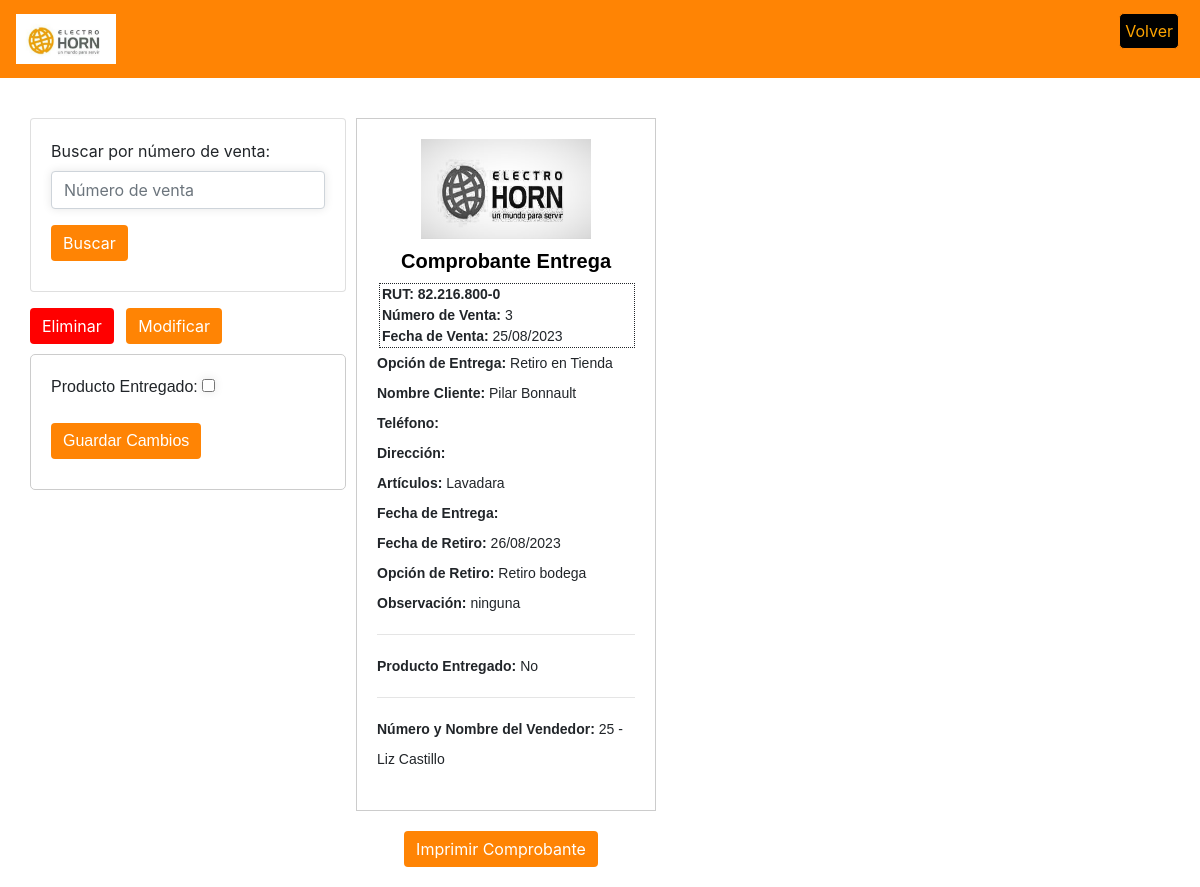
Page /vista/ on the earlier database version.
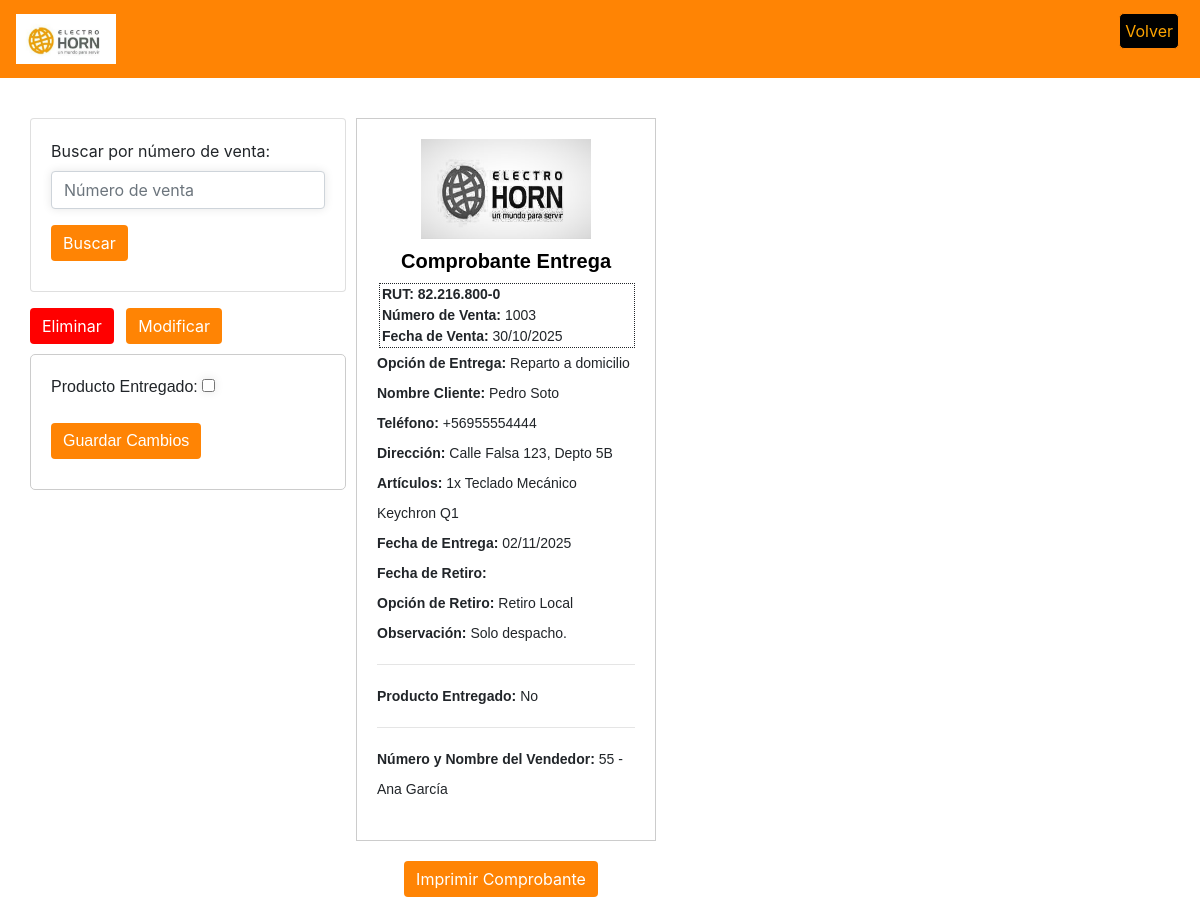
Same page on the later database version.
### app/models.py (models this page shows, shortened)
class Reparto(models.Model):  # Define un modelo llamado Reparto que hereda de models.Model
    opcion_entrega = models.IntegerField( choices=opciones_entrega, default="0")  # Campo CharField que representa la opción de entrega
    num_venta = models.IntegerField()  # Campo IntegerField que representa el número de venta
    fecha_venta = models.DateField()  # Campo DateField que representa la fecha de venta
    nombre_cliente = models.CharField(max_length=60)  # Campo CharField que representa el nombre del cliente
    direccion = models.CharField(max_length=200, blank=True, null=True)
    telefono = models.CharField(max_length=20, blank=True, null=True)
    articulos = models.TextField(max_length=300)  # Campo TextField que representa los artículos
    fecha_entrega = models.DateField(blank=True, null=True)  # Modificamos el campo fecha_entrega
    fecha_retiro = models.DateField(blank=True, null=True)  # Campo DateField que representa la fecha de retiro
    opcion_retiro = models.IntegerField( choices=opcion_retiro, default="2")  # Campo CharField que representa la opción de retiro
    observacion = models.TextField(max_length=200)  # Campo TextField que representa la observación
    num_vendedor = models.IntegerField(blank=True, null=True)
    nombre_vendedor = models.CharField(max_length=60, blank=True, null=True)
    entregado = models.BooleanField(default=False)

### app/views.py (the view, shortened to what this page needs)
# urls.py: path('vista/', views.vista, name="vista"),
def vista(request):
    numero_venta = request.GET.get('numero_venta')
    if numero_venta:
        repartos = Reparto.objects.filter(num_venta=numero_venta)
    else:
        repartos = Reparto.objects.order_by('-fecha_venta')[:1]  # Obtener la última compra
    data = {
        'repartos': repartos
    }
    return render(request, 'app/vista.html', data)

### app/templates/app/vista.html (shortened to what this page needs)
{% extends 'app/base.html' %}
{% load static %}
{% block contenido %}
<link rel="stylesheet" href="https://stackpath.bootstrapcdn.com/bootstrap/4.5.2/css/bootstrap.min.css">
<div class="container">
  <div class="row">
    <div class="align-items-center">
      <div class="filtro {% if imprimir %}oculto{% endif %}" id="filtro">
        <div class="card">
          <div class="card-body">
            <form method="GET" >
              <div class="form-group" id="buscar">
                <label for="numero_venta">Buscar por número de venta:</label>
                <input type="text" class="form-control" id="numero_venta" name="numero_venta" placeholder="Número de venta">
              </div>
              <button type="submit" class="btn" id="btn-buscar">Buscar</button>
            </form>
          </div>
        </div>
        <div class="mt-3">
          <button class="btn" id="btn-eliminar" onclick="eliminar()">Eliminar</button>
          <button class="btn ml-2" id="btn-modificar" onclick="modificar()">Modificar</button>
        </div>
      </div>
      <form method="post">
        <div class="container" id="cont-entregado">
          <div class="form-group entregado">
              <label for="entregado" id="label-entregado">Producto Entregado:</label>
              <input type="checkbox" class="entregado" id="inp-entregado" name="entregado" {% if reparto.entregado %}checked{% endif %}>
          </div>
          <button type="submit" class="btn guardar" id="btn-guardar">Guardar Cambios</button>
        </div>
      </form>
    </div>
    <div class="align-items-center">
      <div class="comprobante" id="div-comprobante">
        <img class="logoComp" id="img-logocomp" src="{% static 'app/img/logo.jpg'%}" alt="Logo">
        <h2 class="titulo" id="h2-titulo">Comprobante Entrega</h2>
        <div class="encabezado" id="div-encabezado">
          <strong class="rut" id="rut">RUT: 82.216.800-0</strong><br>
          {% for reparto in repartos %}
          <strong class="numero" id="numero">Número de Venta:</strong> {{ reparto.num_venta }}<br>
          <strong class="fecha" id="fecha">Fecha de Venta:</strong> {{ reparto.fecha_venta|date:"d/m/Y"}}<br>
        </div>
        <ul class="lista" id="ul-lista">
          <li>
            <strong>Opción de Entrega:</strong> {{ reparto.get_opcion_entrega_display }}<br>
            <strong>Nombre Cliente:</strong> {{ reparto.nombre_cliente }}<br>
            <strong>Teléfono:</strong> {{ reparto.telefono }}<br>
            <strong>Dirección:</strong> {{ reparto.direccion }}<br>
            <strong>Artículos:</strong> {{ reparto.articulos }}<br>
            <strong>Fecha de Entrega:</strong> {{ reparto.fecha_entrega|date:"d/m/Y"}}<br>
            <strong>Fecha de Retiro:</strong> {{ reparto.fecha_retiro|date:"d/m/Y"}}<br>
            <strong>Opción de Retiro:</strong> {{ reparto.get_opcion_retiro_display }}<br>
            <strong>Observación:</strong> {{ reparto.observacion }}<br>
            <hr class="linea" id="hr-linea">
            <strong class="texto" id="strong-texto">Producto Entregado:</strong> <span class="mostrar-en-imprimir">{% if reparto.entregado %}Sí{% else %}No{% endif %}</span><br>
            <hr >
            <strong>Número y Nombre del Vendedor:</strong> {{ reparto.num_vendedor }} - {{ reparto.nombre_vendedor }}<br>
          </li>
          {% empty %}
          <li>No se encontraron repartos</li>
          {% endfor %}
        </ul>
      </div>
      {% if not imprimir %}
      <div class="row d-flex justify-content-center">
        <button type="button" class="btn btn-imprimir" id="btn-imprimir" onclick="imprimirComprobante()">Imprimir Comprobante</button>
      </div>
      {% endif %}
    </div>
  </div>
</div>
{% endblock %}

### app/templates/app/base.html (shortened to what this page needs)
<!DOCTYPE html>
<html lang="en">
    <head>
        {% load static %}
        <link rel="stylesheet" type="text/css" href="{% static 'app/css/style.css' %}">
        <link rel="stylesheet" href="https://cdn.jsdelivr.net/npm/bootstrap@4.0.0/dist/css/bootstrap.min.css">
</head>
<body>
        <nav class="navbar">
            <img class="logo" src="{% static 'app/img/logo-electro-horn.jpg'%}" alt="Logo">
            <ul class="nav-links">
                <li id="botonV"><a style="color: orange" href="{% url 'home' %}">Volver</a></li>
            </ul>
        </nav>
    <div id="contenido">
        {% block contenido %}
        {% endblock %}
    </div>
</body>
</html>

### app/static/app/css/style.css (style rules this page uses)
#botonV { list-style-type: none; margin-right: 5px; margin-top: 5px; margin-bottom: 5px; padding: 5px; border: 1px solid #ff8404; border-radius: 5px; background-color: black; text-align: center; }
body { margin: 0; padding: 0; }
.navbar { background-color: #ff8404; display: flex; align-items: center; border: none; }
.logo { width: 100px; height: 50px; margin-right: 10px; }
#filtro { margin-top: 20px; }
.comprobante { width: 300px; margin-left: 10px; margin-bottom: 5px; margin-top: 20px; padding: 20px; border: 1px solid #ccc; font-family: Arial, sans-serif; font-size: 14px; }
.titulo { text-align: center; font-size: 20px; font-weight: bold; margin-top: 10px; margin-bottom: 10px; color: #000; font-family: Arial, sans-serif; }
.lista { list-style-type: none; padding-left: 0; line-height: 30px; }
strong { font-weight: bold; line-height: 20px; }
#img-logocomp { width: 170px; height: 100px; margin: auto; display: block; }
#rut { margin-left: 2px; font-size: 14px; font-weight: bold; }
#numero, #fecha { margin-left: 2px; font-size: 14px; font-weight: bold; }
#div-encabezado { text-align: left; margin-left: 2px; border: 1px dotted; }
#cont-entregado { margin: auto; display: block; padding: 20px; border: 1px solid #ccc; border-radius: 5px; font-family: Arial, sans-serif; }
#btn-imprimir { background-color: #ff8404; color: white; border: none; margin-bottom: 10px; }
#btn-modificar { background-color: #ff8404; color: white; border: none; margin-bottom: 10px; }
#btn-buscar { background-color: #ff8404; color: white; border: none; margin-bottom: 10px; }
#btn-guardar { background-color: #ff8404; color: white; border: none; margin-bottom: 10px; }
#btn-eliminar { background-color: red; color: white; border: none; margin-bottom: 10px; }
label { display: block; margin-bottom: 10px; }
input { border: 1px solid #ccc; border-radius: 10px; box-shadow: 0 0 10px rgba(0, 0, 0, 0.1); padding: 5px; margin: 5px; }
.row { margin-top: 20px; }
.container { margin-top: 10px; margin-bottom: 10px; }

Differences in the rows shown:
no longer on this page (row edited): Reparto: num_venta "3", fecha_venta "25/08/2023", opcion_entrega "Retiro en Tienda", nombre_cliente "Pilar Bonnault", articulos "Lavadara", fecha_retiro "26/08/2023", opcion_retiro "Retiro bodega", observacion "ninguna", entregado "No", num_vendedor "25", nombre_vendedor "Liz Castillo"
added Reparto: num_venta "1003", fecha_venta "30/10/2025", opcion_entrega "Reparto a domicilio", nombre_cliente "Pedro Soto", telefono "+56955554444", direccion "Calle Falsa 123, Depto 5B", articulos "1x Teclado Mecánico Keychron Q1", fecha_entrega "02/11/2025", opcion_retiro "Retiro Local", observacion "Solo despacho.", entregado "No", num_vendedor "55", nombre_vendedor "Ana García"
